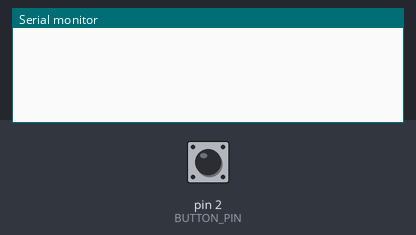
Recording of a sketch running on a simulated Arduino Uno, built with avr-gcc and run on an emulated ATmega328P. Shown: the last lines printed to the serial monitor. Inputs (shaded band) come from the test bench; at power-on: pin 2 (BUTTON_PIN) HIGH.

Above: at 1.2 s.
1.3 s: pin 2 (BUTTON_PIN) pulled LOW for 0.15 s
At 2.2 s:
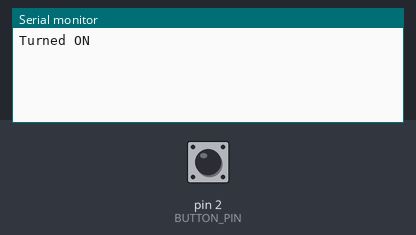
2.9 s: pin 2 (BUTTON_PIN) pulled LOW for 1 s
At 3.5 s:
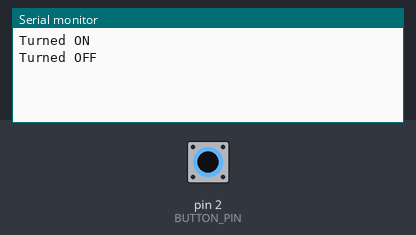

Measured:
- after the input at 1.3 s, the serial monitor: prints a new line at once (image 1)
- after the input at 2.9 s, the serial monitor: prints a new line at once (image 2)

The sketch:

ex04-button-read.ino
```cpp
#include <Arduino.h>

#define BUTTON_PIN 2

int lastState = HIGH;
bool onOff = false;

void setup() {
    Serial.begin(9600);
    pinMode(BUTTON_PIN, INPUT_PULLUP);
}

void loop() {
    int state = digitalRead(BUTTON_PIN);

    if (state != lastState) {
        if (state == LOW) {
            onOff = !onOff;
            String message = onOff ? "Turned ON" : "Turned OFF";
            Serial.println(message);
        }
        lastState = state;
    }

    delay(50);
}
```
